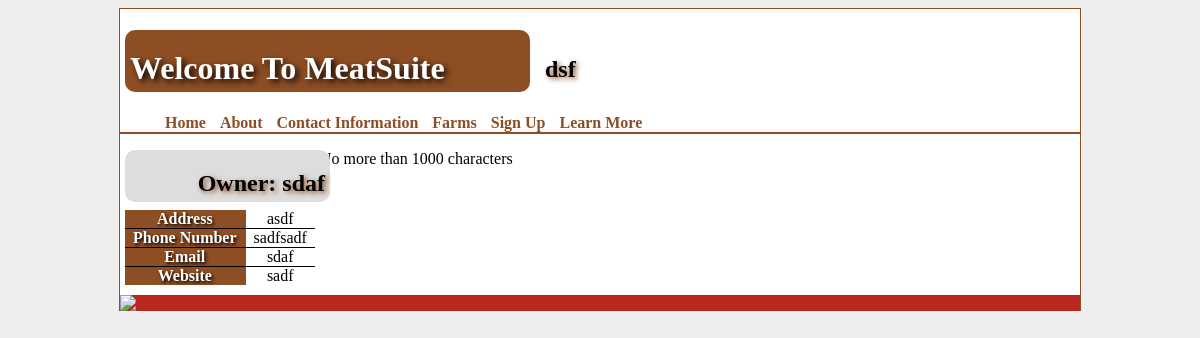
The app's page /index.php?page=profile&id=5 with its own data.
### tables this page shows
CREATE TABLE IF NOT EXISTS `farms` (
  `FarmName` varchar(30) DEFAULT NULL,
  `owner` varchar(30) NOT NULL,
  `address` varchar(30) NOT NULL,
  `phone` varchar(30) NOT NULL,
  `email` varchar(30) NOT NULL,
  `website` varchar(30) NOT NULL,
  `organic` tinyint(1) NOT NULL,
  `beef` tinyint(1) NOT NULL,
  `pork` tinyint(1) NOT NULL,
  `chicken` tinyint(1) NOT NULL,
  `description` varchar(1000) DEFAULT NULL,
  `id` int(11) NOT NULL AUTO_INCREMENT,
  PRIMARY KEY (`id`)
);

### index.php (called while the page is built, shortened)
<?php
        include('functions.php');
        $pages = array(
            "home" => array(
                "header" => "Home"
            ),
            "about" => array(
                "header" => "About"
            ),
            "contactInfo" => array(
                "header" => "Contact Information"
            ),
			"farms" => array(
				"header" => "Farms"
			),
			"signup" => array (
				"header" => "Sign Up"
			),
			"profile" => array (
				"header" => "Profile",
                "showInMenu" => false
			),
			"learnmore" => array (
				"header" => "Learn More"
			),
			"description" => array (
				"header" => "Sign Up",
                "showInMenu" => false
			)
        );
        if (isset($_GET ["page"]) && isset($pages[$_GET["page"]])) {
            $currentPage = $_GET["page"];
        } else {
            $currentPage = "home";
        }
        $pageHeader = $pages[$currentPage]["header"];
        include "template.php";

### functions.php (called while the page is built, shortened)
<?php
    function query($query) {
        $result = mysql_query($query);
	if($result) {
            return $result;
        } else {
            echo "Error: ".mysql_error();
            return false;
        }
    }
?>

### profile.php (the view)
<?php
	$desc = query("SELECT * FROM farms WHERE id=".$_GET['id']."");
	$row = mysql_fetch_array($desc);?>
	<h2 id="ShopName">Owner: <?php echo $row['owner']; ?> </h2>
<div id="profileTable">
	<table border="1">
		<tr>
			<th>Address</th>
			<td><?php echo $row['address']; ?></td>
		</tr>
		<tr>
			<th>Phone Number</th>
			<td><?php echo $row['phone']; ?></td>
		</tr>
		<tr>
			<th>Email</th>
			<td><?php echo $row['email']; ?></td>
		</tr>
		<tr>
			<th>Website</th>
			<td><?php echo $row['website']; ?></td>
		</tr>
	</table>
</div>
<p>
	<?php
		if (isset ($row['description'])){
			echo $row['description'];
		}
		else{
			echo 'No description available.';
		}
	?>
</p>

### template.php (shortened to what this page needs)
<html>
	<head>
		<link rel="stylesheet" href="meatsuite.css" />
	</head>
	<body>
	<div class="Container">
		<div id="Headers">
			<h1>Welcome To MeatSuite</h1>
			<h2>
				<?php
					if ($pageHeader == 'Profile'){
						$desc = mysql_query("SELECT * FROM farms WHERE id='".$_GET['id']."'");
						$row = mysql_fetch_array($desc);
						echo $row['FarmName'];
					}
					else{
						echo $pageHeader;
					}
				?>
			</h2>
			<br style= "clear: both;"/>
		</div>
		<?php include 'Menu.php'; ?>
		<div class="Paragraph">
			<?php include $pageFile; ?>
			<br style= "clear: both;"/>
		</div>
		<footer style= "background-color:#b82820;">
			<img id ="Tompkins" src="http://ccetompkins.org/sites/all/themes/ccetompkins/images/logo.jpg" />
		</footer>
	</div>
	</body>
</html>

### meatsuite.css (style rules this page uses)
body { background:#eee; }
.Container { margin: 0 auto 0 auto; width: 960px; background:white; border-left:1px solid #8e4e24; border-right:1px solid #8e4e24; border-top:1px solid #8e4e24; }
h1 { text-align:left; width:400px; padding: 20px 0 5px 5px; background-color: #8e4e24; border-radius: 10px; -moz-border-radius: 10px; -webkit-border-radius: 10px; color:white; text-shadow: #000000 0.1em 0.1em 0.2em; float:left; margin-left:5px; }
h2 { color:#000000; text-shadow: #8e4e24 0.1em 0.1em 0.2em; margin: 47px 5px 0 5px; padding:0 0 30px 10px; float:left; }
.Paragraph p { width : auto; margin-right:5px; margin-left:5px; }
table, th, td { border-collapse:collapse; text-align:center; padding:0 8px 0 8px; margin-left:auto; margin-right:auto; }
table { border-style:hidden; }
th { background:#8e4e24; border:1px solid #8e4e24; border-bottom:1px solid black; color:white; text-shadow: #000000 0.1em 0.1em 0.2em; }
td { border:1px solid black; }
#ShopName { text-align:right; width:200px; padding: 20px 5px 5px 0; background-color: #ddd; border-radius: 10px; -moz-border-radius: 10px; -webkit-border-radius: 10px; color:black; text-shadow: #8e4e24 0.1em 0.1em 0.2em; float:left; margin:0 5px 0 5px; position:absolute; }
#profileTable { float:left; margin: 65px 5px 5px 5px; position:relative; bottom:5px; }

### records on screen
farms: FarmName "dsf", owner "sdaf", address "asdf", phone "sadfsadf", email "sdaf", website "sadf", description "No more than 1000 characters"

### other values on screen
$values["header"] "Home"
$values["header"] "About"
$values["header"] "Contact Information"
$values["header"] "Farms"
$values["header"] "Sign Up"
$values["header"] "Learn More"
